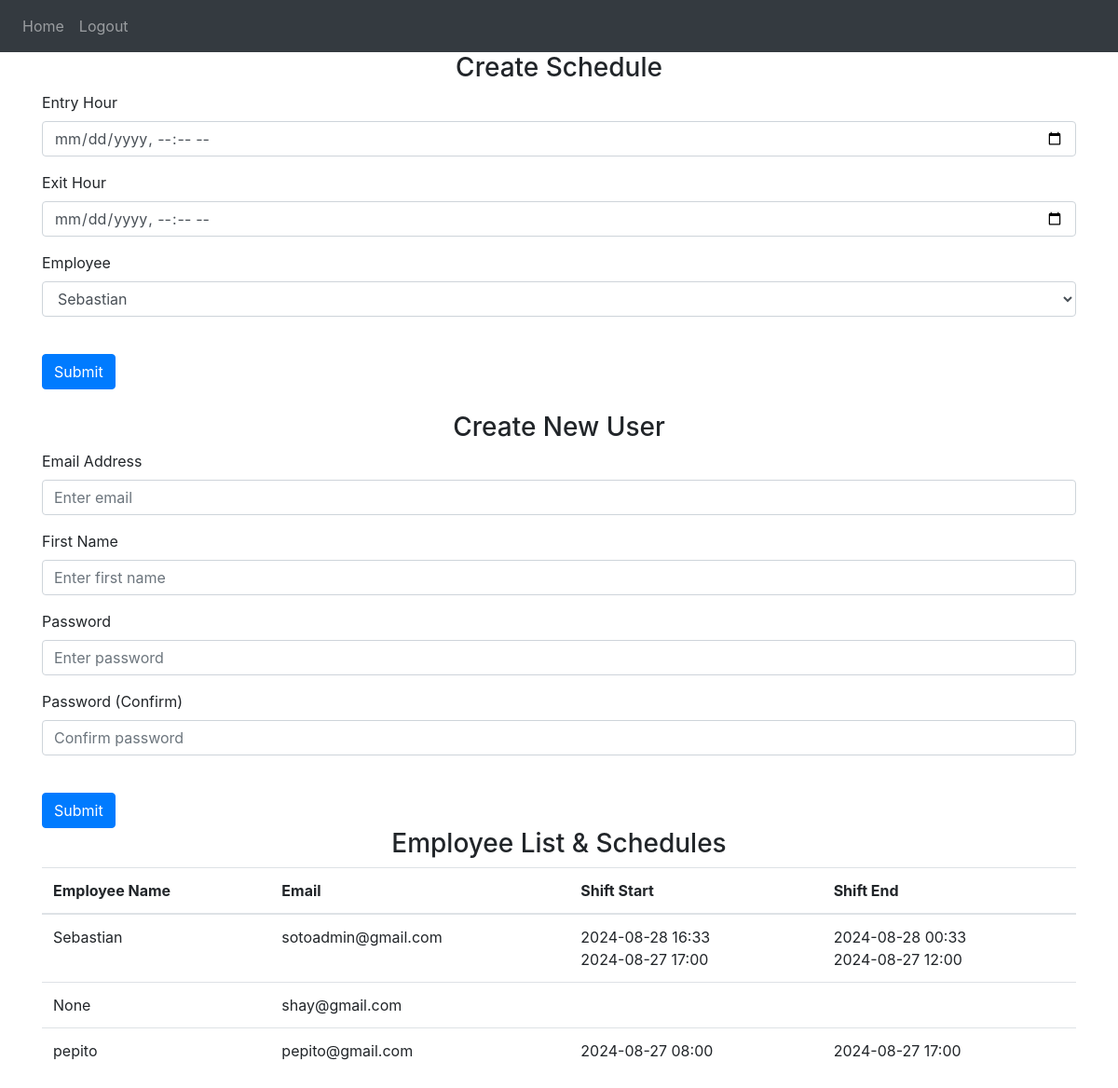
Page /admin/admin (signed in) on the committed database.
### website/models.py (models this page shows)
class User(db.Model, UserMixin):
    id = db.Column(db.Integer, primary_key=True)
    email = db.Column(db.String(150), unique=True)
    password = db.Column(db.String(150))
    first_name = db.Column(db.String(150))
    is_admin = db.Column(db.Boolean, default=False)

class Schedule(db.Model):
    id = db.Column(db.Integer, primary_key=True)
    employee_id = db.Column(db.Integer, db.ForeignKey('user.id'))
    shift_start = db.Column(db.DateTime)
    shift_end = db.Column(db.DateTime)
    created_by = db.Column(db.Integer, db.ForeignKey('user.id'))

### website/admin.py (the view)
@admin.route('/admin', methods=['GET', 'POST'])
@login_required
def admin_panel():
    if not current_user.is_admin:
        return redirect(url_for('home'))
    employees = User.query.all()
    schedules = Schedule.query.all()
    return render_template('admin_panel.html', employees=employees, schedules=schedules, user=current_user)

### website/__init__.py (called while the page is built)
def create_app():
    app = Flask(__name__)
    app.config['SECRET_KEY'] = os.getenv('SECRET_KEY')
    app.config['SQLALCHEMY_DATABASE_URI'] = f'sqlite:///{DB_NAME}'
    db.init_app(app)
    migrate.init_app(app, db)
    from .admin import admin
    from .auth import auth
    from .views import views
    app.register_blueprint(views, url_prefix='/')
    app.register_blueprint(admin, url_prefix='/admin')
    app.register_blueprint(auth, url_prefix='/auth')
    from .models import User, Schedule, VacationHours
    with app.app_context():
        db.create_all()
    login_manager = LoginManager()
    login_manager.login_view = 'auth.login'
    login_manager.init_app(app)
    @login_manager.user_loader
    def load_user(id):
        return User.query.get(int(id))
    @app.before_request
    def before_request():
        g.user = current_user
    create_database(app)
    return app

### website/templates/admin_panel.html (shortened to what this page needs)
{% extends "base.html" %}
{% block content %}
    <form method="POST" action="{{ url_for('admin.create_schedule') }}">
        <h3 align="center">Create Schedule</h3>
        <div class="form-group">
            <label for="shift_start">Entry Hour</label>
            <input type="datetime-local" class="form-control" id="shift_start" name="shift_start" required>
        </div>
        <div class="form-group">
            <label for="shift_end">Exit Hour</label>
            <input type="datetime-local" class="form-control" id="shift_end" name="shift_end" required>
        </div>
        <div class="form-group">
            <label for="employee_id">Employee</label>
            <select class="form-control" id="employee_id" name="employee_id" required>
                {% for employee in employees %}
                    <option value="{{ employee.id }}">{{ employee.first_name }}</option>
                {% endfor %}
            </select>
        </div>
        <br />
        <button type="submit" class="btn btn-primary">Submit</button>
    </form>
    <br />
    <form method="POST" action="{{ url_for('admin.create_user') }}">
        <h3 align="center">Create New User</h3>
        <div class="form-group">
            <label for="email">Email Address</label>
            <input type="email" class="form-control" id="email" name="email" placeholder="Enter email" required>
        </div>
        <div class="form-group">
            <label for="first_name">First Name</label>
            <input type="text" class="form-control" id="first_name" name="first_name" placeholder="Enter first name" required>
        </div>
        <div class="form-group">
            <label for="password">Password</label>
            <input type="password" class="form-control" id="password" name="password" placeholder="Enter password" required>
        </div>
        <div class="form-group">
            <label for="password_confirm">Password (Confirm)</label>
            <input type="password" class="form-control" id="password_confirm" name="password_confirm" placeholder="Confirm password" required>
        </div>
        <br />
        <button type="submit" class="btn btn-primary">Submit</button>
    </form>
    <h3 align="center">Employee List & Schedules</h3>
    <table class="table">
        <thead>
            <tr>
                <th>Employee Name</th>
                <th>Email</th>
                <th>Shift Start</th>
                <th>Shift End</th>
            </tr>
        </thead>
        <tbody>
            {% for employee in employees %}
            <tr>
                <td>{{ employee.first_name }}</td>
                <td>{{ employee.email }}</td>
                <td>
                    {% for schedule in schedules if schedule.employee_id == employee.id %}
                        {{ schedule.shift_start.strftime('%Y-%m-%d %H:%M') }}<br>
                    {% endfor %}
                </td>
                <td>
                    {% for schedule in schedules if schedule.employee_id == employee.id %}
                        {{ schedule.shift_end.strftime('%Y-%m-%d %H:%M') }}<br>
                    {% endfor %}
                </td>
            </tr>
            {% endfor %}
        </tbody>
    </table>
{% endblock %}

### website/templates/base.html (shortened to what this page needs)
<!DOCTYPE html>
<html>
    <head>
        <link
        rel="stylesheet"
        href="https://stackpath.bootstrapcdn.com/bootstrap/4.4.1/css/bootstrap.min.css"
      />
      <link
        rel="stylesheet"
        href="https://stackpath.bootstrapcdn.com/font-awesome/4.7.0/css/font-awesome.min.css"
      />
    </head>
    <body>
        <nav class="navbar navbar-expand-lg navbar-dark bg-dark">
            <div class="collapse navbar-collapse" id="navbar">
                <div class="navbar-nav">
                  {% if g.user.is_authenticated %}
                    <a class="nav-item nav-link" id="home" href="{{ url_for('views.home')}}">Home</a>
                    <a class="nav-item nav-link" id="logout" href="{{ url_for('auth.logout')}}">Logout</a>
                    {% else %}
                    <a class="nav-item nav-link" id="login" href="{{ url_for('auth.login')}}">Login</a>
                    <a class="nav-item nav-link" id="adminSignUp" href="{{ url_for('auth.admin_sign_up')}}">Admin Sign Up</a>
                    {% endif %}
                </div>
            </div>
        </nav>
        <div class="container">
        {% block content%}
        {% endblock%}
        </div>
    </body>
</html>

### rows in the picture
User: first_name "Sebastian", email "sotoadmin@gmail.com"
Schedule: shift_start "2024-08-28 16:33", shift_end "2024-08-28 00:33"
Schedule: shift_start "2024-08-27 17:00", shift_end "2024-08-27 12:00"
User: first_name "None", email "shay@gmail.com"
User: first_name "pepito", email "pepito@gmail.com"
Schedule: shift_start "2024-08-27 08:00", shift_end "2024-08-27 17:00"

### other values in the picture
form field employee_id "Sebastian"
